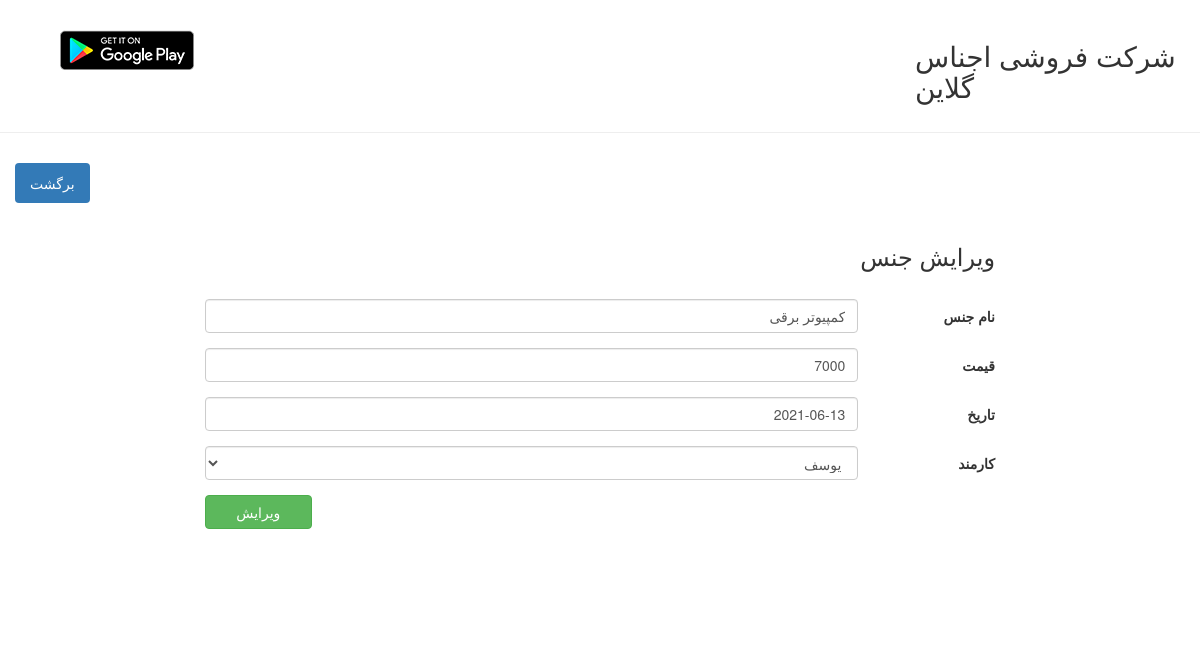
The page /edit_item.php?id=1 on the database its author committed.
### tables this page shows
CREATE TABLE `item` (
  `item_id` int(4) NOT NULL,
  `item_name` varchar(50) NOT NULL,
  `item_price` int(10) NOT NULL,
  `item_date` date NOT NULL,
  `item_empoly_id` int(7) NOT NULL
);

### edit_item.php (the view, shortened to what this page needs)
<?php
    include("include/connecation.php");
    include("include/header.php");
	$id=$_GET['id'];
		$sql="SELECT em_id, em_name from employee";
		$r=mysqli_query($c,$sql);
		$isql="SELECT * from item WHERE item_id=$id";
		$ir=mysqli_query($c,$isql);
		$irow=mysqli_fetch_row($ir);
?>
		<div class="row" id="menu">
	        <div class="col-md-4">
			  <ul class="nav nav-pills">
				  <li role="presentation" class="active"><a href="index.php">برگشت</a></li>
				</ul>
			</div>
	    </div>
		<br/>
		<div class="row" id="content">
	          <div class="row">
	    <div class="col-md-8 col-md-offset-2" dir="rtl">
           <h2 class="title">ویرایش جنس</h2>
		   <br/>
		     <form class="form-horizontal" action="" method="post">
				  <div class="form-group">
					<div class="col-sm-10">
					  <input type="text" value="<?php if(!empty($irow[1])){echo $irow[1];}?>"
					  class="form-control" id="name" name="name" placeholder="نام جنس">
					</div>
					<label for="name" class="col-sm-2 control-label">نام جنس</label>
				  </div>
				  <div class="form-group">
					<div class="col-sm-10">
					  <input type="text" value="<?php if(!empty($irow[2])){echo $irow[2 ];}?>"
					  class="form-control" id="price" name="price" placeholder="قیمت">
					</div>
					<label for="name" class="col-sm-2 control-label">قیمت</label>
				  </div>
				  <div class="form-group">
					<div class="col-sm-10">
					  <input type="text" value="<?php if(!empty($irow[3])){echo $irow[3];}?>"
					  class="form-control" id="idate" name="idate" placeholder="تاریخ">
					</div>
					<label for="name" class="col-sm-2 control-label">تاریخ</label>
				  </div>
				  <div class="form-group">
					<div class="col-sm-10">
					 <select name="employee" id="employee" class="form-control">
					   <?php
					     if(isset($r)){
							 while($row=mysqli_fetch_row($r)){
								 if($irow[4]==$row[0]){
									 echo "<option selected='selected' value='".$row[0]."'>".$row[1]."</option>";
								 }else{
									 echo "<option value='".$row[0]."'>".$row[1]."</option>";
								 }
							 }
						 }
					   ?>
					 </select>
					</div>
					<label for="name" class="col-sm-2 control-label">کارمند</label>
				  </div>
				  <div class="form-group">
				  <div class="col-md-2">
					  <button type="submit" name="subbtn" class="btn btn-success btn-block">ویرایش</button>
					</div>
				  <div class="col-md-10"> </div>
				  </div>
				</form>
			</div>
	    </div>
</div>

### boot/css/mycss.css (style rules this page uses)
#menu, #fsearch { padding-top:10px; }
#content { min-height:400px; }
.title { font-size:24px; }

### rows shown on the page
item: name "کمپیوتر برقی", price "7000", idate "2021-06-13"

### other values the page prints
form field employee "یوسف"
